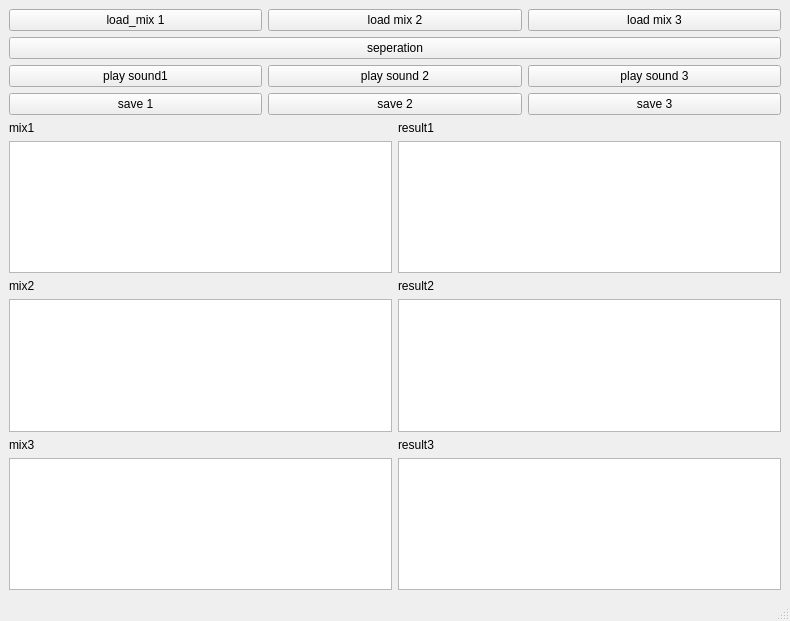
<?xml version="1.0" encoding="UTF-8"?>
<ui version="4.0">
 <class>MainWindow</class>
 <widget class="QMainWindow" name="MainWindow">
  <property name="geometry">
   <rect>
    <x>0</x>
    <y>0</y>
    <width>790</width>
    <height>621</height>
   </rect>
  </property>
  <property name="windowTitle">
   <string>MainWindow</string>
  </property>
  <widget class="QWidget" name="centralwidget">
   <layout class="QGridLayout" name="gridLayout">
    <item row="0" column="0">
     <layout class="QHBoxLayout" name="horizontalLayout">
      <item>
       <widget class="QPushButton" name="loadfile1">
        <property name="text">
         <string>load_mix 1</string>
        </property>
       </widget>
      </item>
      <item>
       <widget class="QPushButton" name="loadfile2">
        <property name="text">
         <string>load mix 2</string>
        </property>
       </widget>
      </item>
      <item>
       <widget class="QPushButton" name="loadfile3">
        <property name="text">
         <string>load mix 3</string>
        </property>
       </widget>
      </item>
     </layout>
    </item>
    <item row="1" column="0">
     <widget class="QPushButton" name="sepearation">
      <property name="text">
       <string>seperation</string>
      </property>
     </widget>
    </item>
    <item row="2" column="0">
     <layout class="QHBoxLayout" name="horizontalLayout_2">
      <item>
       <widget class="QPushButton" name="playsound1">
        <property name="text">
         <string>play sound1</string>
        </property>
       </widget>
      </item>
      <item>
       <widget class="QPushButton" name="playsound2">
        <property name="text">
         <string>play sound 2</string>
        </property>
       </widget>
      </item>
      <item>
       <widget class="QPushButton" name="playsound3">
        <property name="text">
         <string>play sound 3</string>
        </property>
       </widget>
      </item>
     </layout>
    </item>
    <item row="3" column="0">
     <layout class="QHBoxLayout" name="horizontalLayout_3">
      <item>
       <widget class="QPushButton" name="save1">
        <property name="text">
         <string>save 1</string>
        </property>
       </widget>
      </item>
      <item>
       <widget class="QPushButton" name="save2">
        <property name="text">
         <string>save 2</string>
        </property>
       </widget>
      </item>
      <item>
       <widget class="QPushButton" name="save3">
        <property name="text">
         <string>save 3</string>
        </property>
       </widget>
      </item>
     </layout>
    </item>
    <item row="4" column="0">
     <layout class="QVBoxLayout" name="verticalLayout">
      <item>
       <layout class="QHBoxLayout" name="horizontalLayout_5">
        <item>
         <widget class="QLabel" name="label">
          <property name="text">
           <string>mix1 </string>
          </property>
         </widget>
        </item>
        <item>
         <widget class="QLabel" name="label_2">
          <property name="text">
           <string>result1</string>
          </property>
         </widget>
        </item>
       </layout>
      </item>
      <item>
       <layout class="QHBoxLayout" name="horizontalLayout_4">
        <item>
         <widget class="PlotWidget" name="graphicsView"/>
        </item>
        <item>
         <widget class="PlotWidget" name="graphicsView_4"/>
        </item>
       </layout>
      </item>
     </layout>
    </item>
    <item row="5" column="0">
     <layout class="QVBoxLayout" name="verticalLayout_2">
      <item>
       <layout class="QHBoxLayout" name="horizontalLayout_7">
        <item>
         <widget class="QLabel" name="label_3">
          <property name="text">
           <string>mix2</string>
          </property>
         </widget>
        </item>
        <item>
         <widget class="QLabel" name="label_4">
          <property name="text">
           <string>result2</string>
          </property>
         </widget>
        </item>
       </layout>
      </item>
      <item>
       <layout class="QHBoxLayout" name="horizontalLayout_6">
        <item>
         <widget class="PlotWidget" name="graphicsView_2"/>
        </item>
        <item>
         <widget class="PlotWidget" name="graphicsView_5"/>
        </item>
       </layout>
      </item>
     </layout>
    </item>
    <item row="6" column="0">
     <layout class="QVBoxLayout" name="verticalLayout_3">
      <item>
       <layout class="QHBoxLayout" name="horizontalLayout_9">
        <item>
         <widget class="QLabel" name="label_5">
          <property name="text">
           <string>mix3</string>
          </property>
         </widget>
        </item>
        <item>
         <widget class="QLabel" name="label_6">
          <property name="text">
           <string>result3</string>
          </property>
         </widget>
        </item>
       </layout>
      </item>
      <item>
       <layout class="QHBoxLayout" name="horizontalLayout_8">
        <item>
         <widget class="PlotWidget" name="graphicsView_3"/>
        </item>
        <item>
         <widget class="PlotWidget" name="graphicsView_6"/>
        </item>
       </layout>
      </item>
     </layout>
    </item>
   </layout>
  </widget>
  <widget class="QMenuBar" name="menubar">
   <property name="geometry">
    <rect>
     <x>0</x>
     <y>0</y>
     <width>790</width>
     <height>21</height>
    </rect>
   </property>
  </widget>
  <widget class="QStatusBar" name="statusbar"/>
 </widget>
 <customwidgets>
  <customwidget>
   <class>PlotWidget</class>
   <extends>QGraphicsView</extends>
   <header location="global">pyqtgraph</header>
  </customwidget>
 </customwidgets>
 <resources/>
 <connections/>
</ui>
